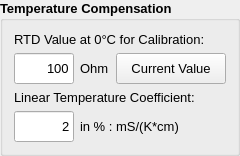
        <widget class="QGroupBox" name="temperatureCompensation">
         <property name="font">
          <font>
           <pointsize>10</pointsize>
           <weight>75</weight>
           <bold>true</bold>
           <underline>false</underline>
          </font>
         </property>
         <property name="title">
          <string>Temperature Compensation</string>
         </property>
         <property name="flat">
          <bool>false</bool>
         </property>
         <property name="checkable">
          <bool>false</bool>
         </property>
         <layout class="QGridLayout" name="gridLayout_3">
          <item row="0" column="0" colspan="3">
           <widget class="QLabel" name="u_mid_7">
            <property name="minimumSize">
             <size>
              <width>200</width>
              <height>0</height>
             </size>
            </property>
            <property name="maximumSize">
             <size>
              <width>170</width>
              <height>16777215</height>
             </size>
            </property>
            <property name="font">
             <font>
              <pointsize>10</pointsize>
              <weight>50</weight>
              <italic>false</italic>
              <bold>false</bold>
              <stylestrategy>PreferAntialias</stylestrategy>
             </font>
            </property>
            <property name="text">
             <string>RTD Value at 0°C for Calibration:</string>
            </property>
           </widget>
          </item>
          <item row="1" column="0">
           <widget class="QLineEdit" name="R_0_Value">
            <property name="sizePolicy">
             <sizepolicy hsizetype="Fixed" vsizetype="Fixed">
              <horstretch>0</horstretch>
              <verstretch>0</verstretch>
             </sizepolicy>
            </property>
            <property name="minimumSize">
             <size>
              <width>60</width>
              <height>31</height>
             </size>
            </property>
            <property name="maximumSize">
             <size>
              <width>60</width>
              <height>31</height>
             </size>
            </property>
            <property name="font">
             <font>
              <pointsize>10</pointsize>
              <weight>50</weight>
              <bold>false</bold>
             </font>
            </property>
            <property name="text">
             <string>100</string>
            </property>
            <property name="alignment">
             <set>Qt::AlignRight|Qt::AlignTrailing|Qt::AlignVCenter</set>
            </property>
           </widget>
          </item>
          <item row="1" column="1">
           <widget class="QLabel" name="label_37">
            <property name="minimumSize">
             <size>
              <width>30</width>
              <height>31</height>
             </size>
            </property>
            <property name="maximumSize">
             <size>
              <width>30</width>
              <height>31</height>
             </size>
            </property>
            <property name="font">
             <font>
              <pointsize>10</pointsize>
              <weight>50</weight>
              <bold>false</bold>
             </font>
            </property>
            <property name="text">
             <string>Ohm</string>
            </property>
            <property name="scaledContents">
             <bool>false</bool>
            </property>
           </widget>
          </item>
          <item row="1" column="2">
           <widget class="QPushButton" name="setCurrentRTD">
            <property name="minimumSize">
             <size>
              <width>110</width>
              <height>31</height>
             </size>
            </property>
            <property name="maximumSize">
             <size>
              <width>110</width>
              <height>31</height>
             </size>
            </property>
            <property name="font">
             <font>
              <pointsize>10</pointsize>
              <weight>50</weight>
              <italic>false</italic>
              <bold>false</bold>
              <stylestrategy>PreferAntialias</stylestrategy>
             </font>
            </property>
            <property name="text">
             <string>Current Value</string>
            </property>
           </widget>
          </item>
          <item row="2" column="0" colspan="3">
           <widget class="QLabel" name="label_11">
            <property name="font">
             <font>
              <pointsize>10</pointsize>
              <weight>50</weight>
              <bold>false</bold>
             </font>
            </property>
            <property name="text">
             <string>Linear Temperature Coefficient:</string>
            </property>
           </widget>
          </item>
          <item row="3" column="0">
           <widget class="QLineEdit" name="compensationCoefficient">
            <property name="sizePolicy">
             <sizepolicy hsizetype="Fixed" vsizetype="Fixed">
              <horstretch>0</horstretch>
              <verstretch>0</verstretch>
             </sizepolicy>
            </property>
            <property name="minimumSize">
             <size>
              <width>60</width>
              <height>31</height>
             </size>
            </property>
            <property name="maximumSize">
             <size>
              <width>60</width>
              <height>31</height>
             </size>
            </property>
            <property name="font">
             <font>
              <pointsize>10</pointsize>
              <weight>50</weight>
              <bold>false</bold>
             </font>
            </property>
            <property name="text">
             <string>2</string>
            </property>
            <property name="frame">
             <bool>true</bool>
            </property>
            <property name="alignment">
             <set>Qt::AlignRight|Qt::AlignTrailing|Qt::AlignVCenter</set>
            </property>
           </widget>
          </item>
          <item row="3" column="1" colspan="2">
           <widget class="QLabel" name="label_15">
            <property name="minimumSize">
             <size>
              <width>130</width>
              <height>31</height>
             </size>
            </property>
            <property name="maximumSize">
             <size>
              <width>130</width>
              <height>31</height>
             </size>
            </property>
            <property name="font">
             <font>
              <pointsize>10</pointsize>
              <weight>50</weight>
              <bold>false</bold>
             </font>
            </property>
            <property name="text">
             <string>in % : mS/(K*cm)</string>
            </property>
            <property name="scaledContents">
             <bool>false</bool>
            </property>
           </widget>
          </item>
         </layout>
        </widget>
